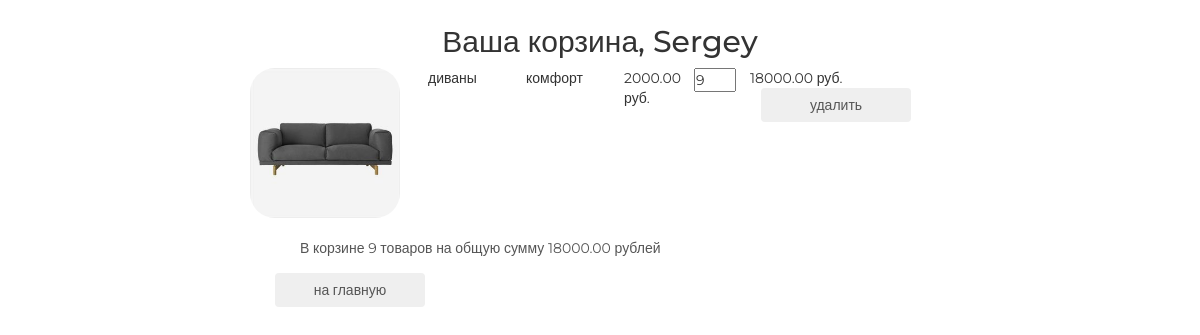
The page /basket/ (signed in) on the database its author committed.
### authapp/models.py (models this page shows)
class ShopUser(AbstractUser):
    avatar = models.ImageField(upload_to='users_avatar',blank=True)
    age = models.PositiveSmallIntegerField(verbose_name='возраст')

### basketapp/models.py (models this page shows)
class Basket(models.Model):
    user = models.ForeignKey(settings.AUTH_USER_MODEL, on_delete=models.CASCADE, related_name='basket')
    product = models.ForeignKey(Product, on_delete=models.CASCADE)
    quantity = models.PositiveSmallIntegerField(verbose_name='количество', default=0)
    add_datetime = models.DateTimeField(auto_now_add=True, verbose_name='время')
    @property
    def product_cost(self):
        return self.product.price * self.quantity
    @property
    def total_quantity(self):
        _items = Basket.objects.filter(user=self.user)
        _total_quantity = sum(list(map(lambda x: x.quantity, _items)))
        return _total_quantity
    @property
    def total_cost(self):
        _items = Basket.objects.filter(user=self.user)
        _total_cost = sum(list(map(lambda x: x.product_cost, _items)))
        return _total_cost

### mainapp/models.py (models this page shows, shortened)
class Product(models.Model):
    category = models.ForeignKey(ProductCategory, on_delete=models.CASCADE)
    name = models.CharField(max_length=128, verbose_name='имя')
    image = models.ImageField(upload_to='products_images', blank=True)
    short_desc = models.CharField(max_length=64, verbose_name='краткое описание', blank=True)
    description = models.TextField(blank=True, verbose_name='описание')
    price = models.DecimalField(verbose_name='цена', max_digits=8, decimal_places=2, default=0)
    quantity = models.PositiveIntegerField(verbose_name='количество на складе', default=0)
    is_active = models.BooleanField(verbose_name='активность', default=True)

class ProductCategory(models.Model):
    name = models.CharField(max_length=64, unique=True, verbose_name='имя')
    description = models.TextField(verbose_name='описание', blank=True)
    is_active = models.BooleanField(verbose_name='активность', default=True)

### basketapp/views.py (the view)
# urls.py: path('', basketapp.basket, name='view'),
@login_required()
def basket(request):
    basket_items = Basket.objects.filter(user=request.user).order_by('product__category')
    context = {
        'title': 'корзина',
        'basket_items': basket_items,
    }
    return render(request, 'basketapp/basket.html', context)

### basketapp/templates/basketapp/basket.html
{% extends 'basketapp/base.html' %}
{% block content %}
  <div class="basket_list">
    {% include 'basketapp/includes/inc_basket_list.html' %}
  </div>
  <button class="btn btn-round">
    <a href="{% url 'main' %}">на главную</a>
  </button>
{% endblock %}

### basketapp/templates/basketapp/base.html (shortened to what this page needs)
<!DOCTYPE html>
{% load static %}
<html>
<head>
    {% block css %}
        <link rel="stylesheet" type="text/css" href="{% static 'css/bootstrap.min.css' %}">
        <link rel="stylesheet" type="text/css" href="{% static 'style.css' %}">
        <link rel="stylesheet" href="{% static 'fonts/font-awesome/css/font-awesome.css' %}">
    {% endblock %}
</head>
<body>
  <div class="basket_container">
    <div class="h2 text-center">
      Ваша корзина, {{ user.first_name|title|default:'Пользователь' }}
    </div>
    {% block content %}
    {% endblock %}
  </div>
</body>
</html>

### basketapp/templates/basketapp/includes/inc_basket_list.html
{% for item in basket_items %}
<div class="basket_record">
  <img src="/media/{{ item.product.image }}" alt="{{ item.product.name }}">
  <span class="category_name">{{ item.product.category.name }}</span>
  <span class="category_name">{{ item.product.name }}</span>
  <span class="category_name">{{ item.product.price }} руб.</span>
  <input type="number" name="{{ item.pk }}" min="0" value="{{ item.quantity }}">
  <span class="product_cost">{{ item.product_cost }} руб.</span>
  <button class="btn btn-round">
    <a href="{% url 'basket:remove' item.pk %}">удалить</a>
  </button>
</div>
{% endfor %}
{% if basket_items %}
<div class="basket_summary">
  В корзине {{ basket_items.0.total_quantity }} товаров на общую сумму
  {{ basket_items.0.total_cost }} рублей
</div>
{% endif %}

### static/style.css (style rules this page uses)
* { margin: 0; padding: 0; }
body { font-family: 'Montserrat', sans-serif; }
html, body { height: 100%; }
.basket_container { margin: 25px auto; width: 700px; }
.basket_list input[type="number"] { width: 3em; position: relative; display: block; float: left; }
.basket_list span.category_name { margin-left: 2em; width: 5em; position: relative; display: block; float: left; }
.basket_list span.product_cost { margin-left: 1em; width: 7em; position: relative; display: block; float: left; }
.basket_list .basket_record { position: relative; display: block; height: 170px; float: none; }
.basket_container button { margin-left: 25px; width: 150px; display: block; float: left; }
.basket_container button a { text-decoration: none; color: #555; }
.basket_container img { display: block; float: left; width: 150px; border-radius: 25px; }
.basket_container .basket_summary { display: block; margin-left: 50px; margin-bottom: 15px; color: #555; }

### rows shown on the page
ShopUser: first_name "Sergey"
Basket: product.image (picture), product.category.name "диваны", product.name "комфорт", product.price "2000.00", quantity "9", product_cost "18000.00", user+quantity "9", user+product+quantity "18000.00"
